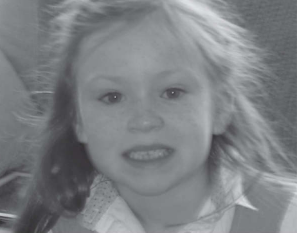
%> input picture Image Processing - Project II/softstone.PNG, 297 x 233 px
$ octave Project2_Q2.m   (GNU Octave 9; MATLAB toolbox functions it lacks are replaced by stand-ins)
%> lines starting %> are read from the running program, lines starting %| are printed output that depends on the picture
img = imread('softstone.PNG');
%> img is the input picture: size 233x297x3 uint8; mean R, G, B 124.6, 127.9, 131.1

% create gaussian filter
h = fspecial('gaussian',5,2.5);
% blur the image
blurred_img = imfilter(img,h);
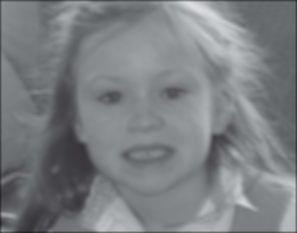
%> blurred_img: size 233x297x3 uint8; mean R, G, B 123.5, 126.8, 130
% subtract blurred image from original
diff_img = img - blurred_img;
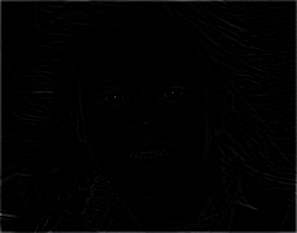
%> diff_img: size 233x297x3 uint8; mean R, G, B 2.1, 2.1, 2.1
% add difference to the original image
highboost_img = img + 3*diff_img;
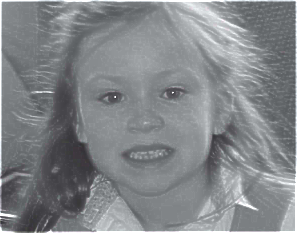
%> highboost_img: size 233x297x3 uint8; mean R, G, B 130, 133.4, 136.6

subplot 221
imshow(img,[]);
title('Original Image')

subplot 222
imshow(blurred_img,[]);
title('Blurred Image')

subplot 223
imshow(diff_img,[]);
title('Difference Image')

subplot 224
imshow(highboost_img,[]);
title('HighBoosted Image')

$ run again, with Image Processing - Project II/noisyImage.PNG copied over Image Processing - Project II/softstone.PNG
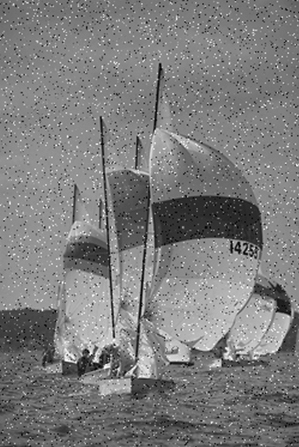
%> input picture Image Processing - Project II/noisyImage.PNG, 299 x 447 px
%> img is the input picture: size 447x299x3 uint8; min 0, max 255, mean 124.2
%> `diff_img = img - blurred_img;`:
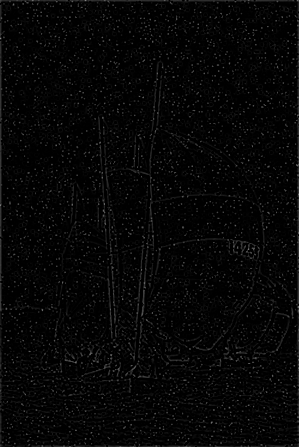
%> diff_img: size 447x299x3 uint8; min 0, max 131, mean 6.1
%> `highboost_img = img + 3*diff_img;`:
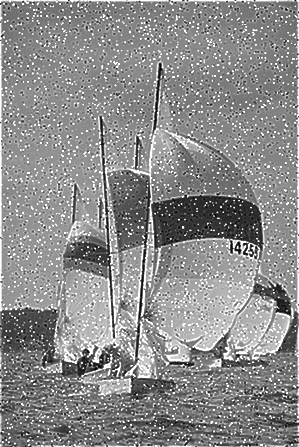
%> highboost_img: size 447x299x3 uint8; min 0, max 255, mean 139.2
